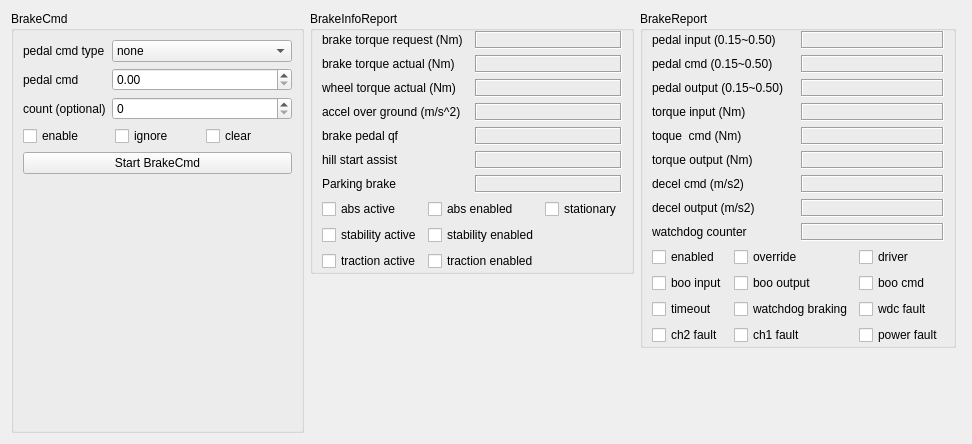
     <widget class="QWidget" name="tab_4">
      <attribute name="title">
       <string>Brake</string>
      </attribute>
      <layout class="QHBoxLayout" name="horizontalLayout">
       <item>
        <widget class="QGroupBox" name="group_brake_cmd">
         <property name="title">
          <string>BrakeCmd</string>
         </property>
         <layout class="QVBoxLayout" name="verticalLayout_6">
          <item>
           <layout class="QGridLayout" name="gridLayout_8">
            <item row="0" column="0">
             <widget class="QLabel" name="label_25">
              <property name="text">
               <string>pedal cmd type</string>
              </property>
             </widget>
            </item>
            <item row="0" column="1">
             <widget class="QComboBox" name="BrakeCmd_pedal_cmd_type">
              <item>
               <property name="text">
                <string>none</string>
               </property>
              </item>
              <item>
               <property name="text">
                <string>pedal (0.15~0.5)</string>
               </property>
              </item>
              <item>
               <property name="text">
                <string>percent (0~1)</string>
               </property>
              </item>
              <item>
               <property name="text">
                <string>torque (0~3412Nm)</string>
               </property>
              </item>
              <item>
               <property name="text">
                <string>torque_closed (0~3412Nm)</string>
               </property>
              </item>
              <item>
               <property name="text">
                <string>NA</string>
               </property>
              </item>
              <item>
               <property name="text">
                <string>decel (0~10 m/s^2)</string>
               </property>
              </item>
             </widget>
            </item>
            <item row="1" column="0">
             <widget class="QLabel" name="label_58">
              <property name="text">
               <string>pedal cmd</string>
              </property>
             </widget>
            </item>
            <item row="2" column="0">
             <widget class="QLabel" name="label_59">
              <property name="text">
               <string>count (optional)</string>
              </property>
             </widget>
            </item>
            <item row="1" column="1">
             <widget class="QDoubleSpinBox" name="BrakeCmd_pedal_cmd">
              <property name="maximum">
               <double>3412.000000000000000</double>
              </property>
              <property name="singleStep">
               <double>0.100000000000000</double>
              </property>
             </widget>
            </item>
            <item row="2" column="1">
             <widget class="QSpinBox" name="BrakeCmd_count">
              <property name="maximum">
               <number>255</number>
              </property>
             </widget>
            </item>
           </layout>
          </item>
          <item>
           <layout class="QHBoxLayout" name="horizontalLayout_2">
            <item>
             <widget class="QCheckBox" name="BrakeCmd_enable">
              <property name="text">
               <string>enable</string>
              </property>
             </widget>
            </item>
            <item>
             <widget class="QCheckBox" name="BrakeCmd_ignore">
              <property name="text">
               <string>ignore</string>
              </property>
             </widget>
            </item>
            <item>
             <widget class="QCheckBox" name="BrakeCmd_clear">
              <property name="text">
               <string>clear</string>
              </property>
             </widget>
            </item>
           </layout>
          </item>
          <item>
           <widget class="QPushButton" name="BrakeCmd_start">
            <property name="font">
             <font>
              <weight>50</weight>
              <bold>false</bold>
             </font>
            </property>
            <property name="text">
             <string>Start BrakeCmd</string>
            </property>
            <property name="flat">
             <bool>false</bool>
            </property>
           </widget>
          </item>
          <item>
           <spacer name="verticalSpacer_4">
            <property name="orientation">
             <enum>Qt::Vertical</enum>
            </property>
            <property name="sizeHint" stdset="0">
             <size>
              <width>20</width>
              <height>247</height>
             </size>
            </property>
           </spacer>
          </item>
         </layout>
        </widget>
       </item>
       <item>
        <layout class="QVBoxLayout" name="verticalLayout_7">
         <item>
          <widget class="QGroupBox" name="group_BrakeInfoReport">
           <property name="title">
            <string>BrakeInfoReport</string>
           </property>
           <layout class="QVBoxLayout" name="verticalLayout_10">
            <property name="topMargin">
             <number>0</number>
            </property>
            <property name="bottomMargin">
             <number>0</number>
            </property>
            <item>
             <layout class="QGridLayout" name="gridLayout_12">
              <item row="0" column="0">
               <widget class="QLabel" name="label_39">
                <property name="text">
                 <string>brake torque request (Nm)</string>
                </property>
               </widget>
              </item>
              <item row="0" column="1">
               <widget class="QLabel" name="BrakeInfoReport_brake_torque_request">
                <property name="frameShape">
                 <enum>QFrame::Box</enum>
                </property>
                <property name="frameShadow">
                 <enum>QFrame::Sunken</enum>
                </property>
                <property name="text">
                 <string/>
                </property>
               </widget>
              </item>
              <item row="1" column="0">
               <widget class="QLabel" name="label_40">
                <property name="text">
                 <string>brake torque actual (Nm)</string>
                </property>
               </widget>
              </item>
              <item row="1" column="1">
               <widget class="QLabel" name="BrakeInfoReport_brake_torque_actual">
                <property name="frameShape">
                 <enum>QFrame::Box</enum>
                </property>
                <property name="frameShadow">
                 <enum>QFrame::Sunken</enum>
                </property>
                <property name="text">
                 <string/>
                </property>
               </widget>
              </item>
              <item row="2" column="0">
               <widget class="QLabel" name="label_41">
                <property name="text">
                 <string>wheel torque actual (Nm)</string>
                </property>
               </widget>
              </item>
              <item row="2" column="1">
               <widget class="QLabel" name="BrakeInfoReport_wheel_torque_actual">
                <property name="frameShape">
                 <enum>QFrame::Box</enum>
                </property>
                <property name="frameShadow">
                 <enum>QFrame::Sunken</enum>
                </property>
                <property name="text">
                 <string/>
                </property>
               </widget>
              </item>
              <item row="3" column="0">
               <widget class="QLabel" name="label_42">
                <property name="text">
                 <string>accel over ground (m/s^2)</string>
                </property>
               </widget>
              </item>
              <item row="3" column="1">
               <widget class="QLabel" name="BrakeInfoReport_accel_over_ground">
                <property name="frameShape">
                 <enum>QFrame::Box</enum>
                </property>
                <property name="frameShadow">
                 <enum>QFrame::Sunken</enum>
                </property>
                <property name="text">
                 <string/>
                </property>
               </widget>
              </item>
              <item row="4" column="0">
               <widget class="QLabel" name="label_43">
                <property name="text">
                 <string>brake pedal qf</string>
                </property>
               </widget>
              </item>
              <item row="4" column="1">
               <widget class="QLabel" name="BrakeInfoReport_brake_pedal_qf">
                <property name="frameShape">
                 <enum>QFrame::Box</enum>
                </property>
                <property name="frameShadow">
                 <enum>QFrame::Sunken</enum>
                </property>
                <property name="text">
                 <string/>
                </property>
               </widget>
              </item>
              <item row="6" column="0">
               <widget class="QLabel" name="label_44">
                <property name="text">
                 <string>hill start assist</string>
                </property>
               </widget>
              </item>
              <item row="7" column="0">
               <widget class="QLabel" name="label_45">
                <property name="text">
                 <string>Parking brake</string>
                </property>
               </widget>
              </item>
              <item row="7" column="1">
               <widget class="QLabel" name="BrakeInfoReport_parking_brake">
                <property name="frameShape">
                 <enum>QFrame::Box</enum>
                </property>
                <property name="frameShadow">
                 <enum>QFrame::Sunken</enum>
                </property>
                <property name="text">
                 <string/>
                </property>
               </widget>
              </item>
              <item row="6" column="1">
               <widget class="QLabel" name="BrakeInfoReport_hsa">
                <property name="palette">
                 <palette>
                  <active>
                   <colorrole role="Base">
                    <brush brushstyle="SolidPattern">
                     <color alpha="255">
                      <red>255</red>
                      <green>255</green>
                      <blue>255</blue>
                     </color>
                    </brush>
                   </colorrole>
                   <colorrole role="Window">
                    <brush brushstyle="SolidPattern">
                     <color alpha="255">
                      <red>255</red>
                      <green>255</green>
                      <blue>255</blue>
                     </color>
                    </brush>
                   </colorrole>
                  </active>
                  <inactive>
                   <colorrole role="Base">
                    <brush brushstyle="SolidPattern">
                     <color alpha="255">
                      <red>255</red>
                      <green>255</green>
                      <blue>255</blue>
                     </color>
                    </brush>
                   </colorrole>
                   <colorrole role="Window">
                    <brush brushstyle="SolidPattern">
                     <color alpha="255">
                      <red>255</red>
                      <green>255</green>
                      <blue>255</blue>
                     </color>
                    </brush>
                   </colorrole>
                  </inactive>
                  <disabled>
                   <colorrole role="Base">
                    <brush brushstyle="SolidPattern">
                     <color alpha="255">
                      <red>255</red>
                      <green>255</green>
                      <blue>255</blue>
                     </color>
                    </brush>
                   </colorrole>
                   <colorrole role="Window">
                    <brush brushstyle="SolidPattern">
                     <color alpha="255">
                      <red>255</red>
                      <green>255</green>
                      <blue>255</blue>
                     </color>
                    </brush>
                   </colorrole>
                  </disabled>
                 </palette>
                </property>
                <property name="frameShape">
                 <enum>QFrame::Box</enum>
                </property>
                <property name="frameShadow">
                 <enum>QFrame::Sunken</enum>
                </property>
                <property name="text">
                 <string/>
                </property>
                <property name="wordWrap">
                 <bool>true</bool>
                </property>
               </widget>
              </item>
             </layout>
            </item>
            <item>
             <layout class="QGridLayout" name="gridLayout_15">
              <item row="0" column="0">
               <widget class="QCheckBox" name="BrakeInfoReport_abs_active">
                <property name="focusPolicy">
                 <enum>Qt::NoFocus</enum>
                </property>
                <property name="text">
                 <string>abs active</string>
                </property>
               </widget>
              </item>
              <item row="2" column="0">
               <widget class="QCheckBox" name="BrakeInfoReport_trac_active">
                <property name="focusPolicy">
                 <enum>Qt::NoFocus</enum>
                </property>
                <property name="text">
                 <string>traction active</string>
                </property>
               </widget>
              </item>
              <item row="2" column="1">
               <widget class="QCheckBox" name="BrakeInfoReport_trac_enabled">
                <property name="focusPolicy">
                 <enum>Qt::NoFocus</enum>
                </property>
                <property name="text">
                 <string>traction enabled</string>
                </property>
               </widget>
              </item>
              <item row="1" column="0">
               <widget class="QCheckBox" name="BrakeInfoReport_stab_active">
                <property name="focusPolicy">
                 <enum>Qt::NoFocus</enum>
                </property>
                <property name="text">
                 <string>stability active</string>
                </property>
               </widget>
              </item>
              <item row="0" column="1">
               <widget class="QCheckBox" name="BrakeInfoReport_abs_enabled">
                <property name="focusPolicy">
                 <enum>Qt::NoFocus</enum>
                </property>
                <property name="text">
                 <string>abs enabled</string>
                </property>
               </widget>
              </item>
              <item row="1" column="1">
               <widget class="QCheckBox" name="BrakeInfoReport_stab_enabled">
                <property name="focusPolicy">
                 <enum>Qt::NoFocus</enum>
                </property>
                <property name="text">
                 <string>stability enabled</string>
                </property>
               </widget>
              </item>
              <item row="0" column="2">
               <widget class="QCheckBox" name="BrakeInfoReport_stationary">
                <property name="focusPolicy">
                 <enum>Qt::NoFocus</enum>
                </property>
                <property name="text">
                 <string>stationary</string>
                </property>
               </widget>
              </item>
             </layout>
            </item>
           </layout>
          </widget>
         </item>
         <item>
          <spacer name="verticalSpacer_5">
           <property name="orientation">
            <enum>Qt::Vertical</enum>
           </property>
           <property name="sizeHint" stdset="0">
            <size>
             <width>20</width>
             <height>40</height>
            </size>
           </property>
          </spacer>
         </item>
        </layout>
       </item>
       <item>
        <layout class="QVBoxLayout" name="verticalLayout_8">
         <item>
          <widget class="QGroupBox" name="group_brake_report">
           <property name="title">
            <string>BrakeReport</string>
           </property>
           <layout class="QVBoxLayout" name="verticalLayout_9">
            <property name="topMargin">
             <number>0</number>
            </property>
            <property name="bottomMargin">
             <number>0</number>
            </property>
            <item>
             <layout class="QGridLayout" name="gridLayout_14">
              <item row="0" column="0">
               <widget class="QLabel" name="label_27">
                <property name="text">
                 <string>pedal input (0.15~0.50)</string>
                </property>
               </widget>
              </item>
              <item row="0" column="1">
               <widget class="QLabel" name="BrakeReport_pedal_input">
                <property name="frameShape">
                 <enum>QFrame::Box</enum>
                </property>
                <property name="frameShadow">
                 <enum>QFrame::Sunken</enum>
                </property>
                <property name="text">
                 <string/>
                </property>
               </widget>
              </item>
              <item row="1" column="0">
               <widget class="QLabel" name="label_26">
                <property name="text">
                 <string>pedal cmd (0.15~0.50)</string>
                </property>
               </widget>
              </item>
              <item row="1" column="1">
               <widget class="QLabel" name="BrakeReport_pedal_cmd">
                <property name="frameShape">
                 <enum>QFrame::Box</enum>
                </property>
                <property name="frameShadow">
                 <enum>QFrame::Sunken</enum>
                </property>
                <property name="text">
                 <string/>
                </property>
               </widget>
              </item>
              <item row="2" column="0">
               <widget class="QLabel" name="label_29">
                <property name="text">
                 <string>pedal output (0.15~0.50)</string>
                </property>
               </widget>
              </item>
              <item row="2" column="1">
               <widget class="QLabel" name="BrakeReport_pedal_output">
                <property name="frameShape">
                 <enum>QFrame::Box</enum>
                </property>
                <property name="frameShadow">
                 <enum>QFrame::Sunken</enum>
                </property>
                <property name="text">
                 <string/>
                </property>
               </widget>
              </item>
              <item row="3" column="0">
               <widget class="QLabel" name="label_28">
                <property name="text">
                 <string>torque input (Nm)</string>
                </property>
               </widget>
              </item>
              <item row="3" column="1">
               <widget class="QLabel" name="BrakeReport_torque_input">
                <property name="frameShape">
                 <enum>QFrame::Box</enum>
                </property>
                <property name="frameShadow">
                 <enum>QFrame::Sunken</enum>
                </property>
                <property name="text">
                 <string/>
                </property>
               </widget>
              </item>
              <item row="4" column="0">
               <widget class="QLabel" name="label_35">
                <property name="text">
                 <string>toque  cmd (Nm)</string>
                </property>
               </widget>
              </item>
              <item row="4" column="1">
               <widget class="QLabel" name="BrakeReport_torque_cmd">
                <property name="frameShape">
                 <enum>QFrame::Box</enum>
                </property>
                <property name="frameShadow">
                 <enum>QFrame::Sunken</enum>
                </property>
                <property name="text">
                 <string/>
                </property>
               </widget>
              </item>
              <item row="5" column="0">
               <widget class="QLabel" name="label_37">
                <property name="text">
                 <string>torque output (Nm)</string>
                </property>
               </widget>
              </item>
              <item row="5" column="1">
               <widget class="QLabel" name="BrakeReport_torque_output">
                <property name="frameShape">
                 <enum>QFrame::Box</enum>
                </property>
                <property name="frameShadow">
                 <enum>QFrame::Sunken</enum>
                </property>
                <property name="text">
                 <string/>
                </property>
               </widget>
              </item>
              <item row="6" column="0">
               <widget class="QLabel" name="label_38">
                <property name="text">
                 <string>decel cmd (m/s2)</string>
                </property>
               </widget>
              </item>
              <item row="6" column="1">
               <widget class="QLabel" name="BrakeReport_decel_cmd">
                <property name="frameShape">
                 <enum>QFrame::Box</enum>
                </property>
                <property name="frameShadow">
                 <enum>QFrame::Sunken</enum>
                </property>
                <property name="text">
                 <string/>
                </property>
               </widget>
              </item>
              <item row="7" column="0">
               <widget class="QLabel" name="label_36">
                <property name="text">
                 <string>decel output (m/s2)</string>
                </property>
               </widget>
              </item>
              <item row="7" column="1">
               <widget class="QLabel" name="BrakeReport_decel_output">
                <property name="frameShape">
                 <enum>QFrame::Box</enum>
                </property>
                <property name="frameShadow">
                 <enum>QFrame::Sunken</enum>
                </property>
                <property name="text">
                 <string/>
                </property>
               </widget>
              </item>
              <item row="8" column="0">
               <widget class="QLabel" name="label_46">
                <property name="text">
                 <string>watchdog counter</string>
                </property>
               </widget>
              </item>
              <item row="8" column="1">
               <widget class="QLabel" name="BrakeReport_watchdog_counter">
                <property name="frameShape">
                 <enum>QFrame::Box</enum>
                </property>
                <property name="frameShadow">
                 <enum>QFrame::Sunken</enum>
                </property>
                <property name="text">
                 <string/>
                </property>
               </widget>
              </item>
             </layout>
            </item>
            <item>
             <layout class="QGridLayout" name="gridLayout_9">
              <item row="0" column="0">
               <widget class="QCheckBox" name="BrakeReport_enabled">
                <property name="focusPolicy">
                 <enum>Qt::NoFocus</enum>
                </property>
                <property name="text">
                 <string>enabled</string>
                </property>
               </widget>
              </item>
              <item row="3" column="1">
               <widget class="QCheckBox" name="BrakeReport_watchdog_braking">
                <property name="focusPolicy">
                 <enum>Qt::NoFocus</enum>
                </property>
                <property name="text">
                 <string>watchdog braking</string>
                </property>
               </widget>
              </item>
              <item row="4" column="0">
               <widget class="QCheckBox" name="BrakeReport_fault_ch2">
                <property name="focusPolicy">
                 <enum>Qt::NoFocus</enum>
                </property>
                <property name="text">
                 <string>ch2 fault</string>
                </property>
               </widget>
              </item>
              <item row="4" column="1">
               <widget class="QCheckBox" name="BrakeReport_fault_ch1">
                <property name="focusPolicy">
                 <enum>Qt::NoFocus</enum>
                </property>
                <property name="text">
                 <string>ch1 fault</string>
                </property>
               </widget>
              </item>
              <item row="3" column="0">
               <widget class="QCheckBox" name="BrakeReport_timeout">
                <property name="focusPolicy">
                 <enum>Qt::NoFocus</enum>
                </property>
                <property name="text">
                 <string>timeout</string>
                </property>
               </widget>
              </item>
              <item row="1" column="0">
               <widget class="QCheckBox" name="BrakeReport_boo_input">
                <property name="focusPolicy">
                 <enum>Qt::NoFocus</enum>
                </property>
                <property name="text">
                 <string>boo input</string>
                </property>
               </widget>
              </item>
              <item row="0" column="1">
               <widget class="QCheckBox" name="BrakeReport_override">
                <property name="focusPolicy">
                 <enum>Qt::NoFocus</enum>
                </property>
                <property name="text">
                 <string>override</string>
                </property>
               </widget>
              </item>
              <item row="0" column="2">
               <widget class="QCheckBox" name="BrakeReport_driver">
                <property name="focusPolicy">
                 <enum>Qt::NoFocus</enum>
                </property>
                <property name="text">
                 <string>driver</string>
                </property>
               </widget>
              </item>
              <item row="1" column="1">
               <widget class="QCheckBox" name="BrakeReport_boo_output">
                <property name="focusPolicy">
                 <enum>Qt::NoFocus</enum>
                </property>
                <property name="text">
                 <string>boo output</string>
                </property>
               </widget>
              </item>
              <item row="1" column="2">
               <widget class="QCheckBox" name="BrakeReport_boo_cmd">
                <property name="focusPolicy">
                 <enum>Qt::NoFocus</enum>
                </property>
                <property name="text">
                 <string>boo cmd</string>
                </property>
               </widget>
              </item>
              <item row="3" column="2">
               <widget class="QCheckBox" name="BrakeReport_fault_wdc">
                <property name="focusPolicy">
                 <enum>Qt::NoFocus</enum>
                </property>
                <property name="text">
                 <string>wdc fault</string>
                </property>
               </widget>
              </item>
              <item row="4" column="2">
               <widget class="QCheckBox" name="BrakeReport_fault_power">
                <property name="focusPolicy">
                 <enum>Qt::NoFocus</enum>
                </property>
                <property name="text">
                 <string>power fault</string>
                </property>
               </widget>
              </item>
             </layout>
            </item>
           </layout>
          </widget>
         </item>
         <item>
          <spacer name="verticalSpacer_6">
           <property name="orientation">
            <enum>Qt::Vertical</enum>
           </property>
           <property name="sizeHint" stdset="0">
            <size>
             <width>20</width>
             <height>40</height>
            </size>
           </property>
          </spacer>
         </item>
        </layout>
       </item>
       <item>
        <spacer name="horizontalSpacer_2">
         <property name="orientation">
          <enum>Qt::Horizontal</enum>
         </property>
         <property name="sizeHint" stdset="0">
          <size>
           <width>5</width>
           <height>20</height>
          </size>
         </property>
        </spacer>
       </item>
      </layout>
     </widget>
